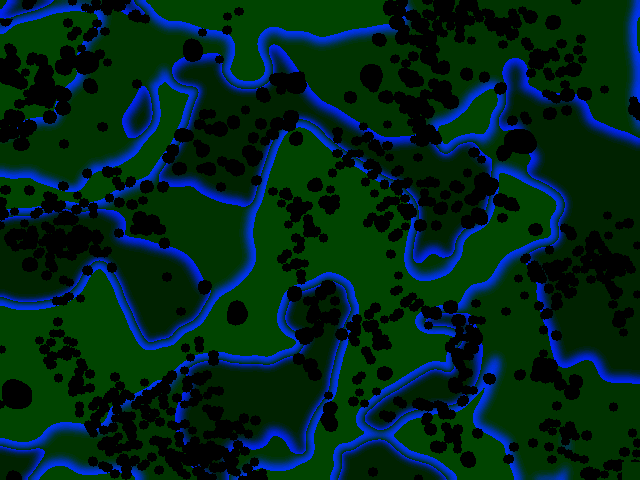
#> input picture docker/data/maps/map_102.png, 640 x 480 px
$ python label_replacer.py ../docker/data/maps/map_102.png
#> lines starting #> are read from the running program, lines starting #| are printed output that depends on the picture
### helper_scripts/map_conversion_functions.py
import numpy as np
import cv2
import copy


def color2label(input_labels, num_classes=15):
    input_label = copy.deepcopy(input_labels)
    _step = num_classes / 255.0

    # apply binning on label values -> denoise
    _label = np.round(input_label * _step).astype(int)

    # decode labels from image values
    _out = _label[:, :, 0] + _label[:, :, 1] * num_classes + _label[:, :, 2] * num_classes ** 2
    return _out


def label2color(labels, num_classes=15):
    label = copy.deepcopy(labels)
    _step = num_classes #/ 255.0
    _devision1 = label // (num_classes * num_classes)
    _residual1 = label % (num_classes * num_classes)

    # second devision step
    _devision2 = _residual1 // num_classes
    _residual2 = _residual1 % num_classes

    # check if numbers are in boundary
    if type(label) is not int:
        if (_devision1*_step > num_classes).any():
            _devision1 = num_classes
            print('WARNING: Label class exceeded limit of class ID! TSS sets highest label level value to 255')
    else:
        if (_devision1*_step > num_classes):
            _devision1 = num_classes
            print('WARNING: Label class exceeded limit of class ID! TSS sets highest label level value to 255')

    # calculate resulting BGR vec
    _bgr_value = np.asarray([_residual2*int((255.0/_step)), _devision2*int((255.0/_step)), _devision1*int((255.0/_step))])
    if len(_bgr_value.shape) > 1:
        cv2.merge(_bgr_value)
        _bgr_value = np.swapaxes(_bgr_value, 0, 1)
        _bgr_value = np.swapaxes(_bgr_value, 1, 2)

    # return RGB value
    return _bgr_value.astype("uint8")

### helper_scripts/label_replacer.py
import copy
import os
import io
import cv2
import errno
import argparse
import numpy as np
import yaml as YAML
from map_conversion_functions import label2color, color2label


def parse_arguments():
    parser = argparse.ArgumentParser(description='Replaces labels in a given map file.')
    parser.add_argument('source', type=str,
                        help='input file (map) or folder')
    parser.add_argument('--dest', dest='destination_folder', type=str, default="",
                        help='output folder where new maps shall be stored')
    parser.add_argument('-o', dest='override_all', action='store_true',
                        help='override all files')
    parser.add_argument('-n', dest='num_classes', type=int, default=15,
                        help='number of data classes used for segmentation', required=False)
    parser.add_argument('--map', dest='map_yaml', type=str, default=None,
                        help='yaml file used to directly map labels to new ones', required=False)
    parser.add_argument('-s', dest='supress_ending', action='store_true',
                        help='supress post-fix for output file')
    parser.add_argument('-pf', dest='post_fix', type=str, default=None,
                        help='alternative post-fix for file', required=False)

    args = parser.parse_args()
    return args


def read_yaml_config_file(path):
    result = {}
    if path is not None:
        if path != "":
            try:
                if os.path.isfile(path) and ".yaml" in path:
                    with open(path, "r") as stream:
                        output = io.StringIO()
                        for line in stream:
                            if '\t' in line:
                                line = line.replace('\t', '')
                            output.write(line)
                        result = YAML.safe_load(output.getvalue())
                else:
                    print("The specified config file can not be found: " + path)
                    raise FileNotFoundError
            except FileNotFoundError:
                result = {}
            except:
                result = {}
        else:
            result = {}
    else:
        result = {}
    return result


def change_labels(map_file, results_folder, num_classes, override_all=False, map_yaml=None, supress_ending=False,
                  post_fix=None):
#> called with map_file = '../docker/data/maps/map_102.png', results_folder = '.', num_classes = 15, override_all = False, supress_ending = False
    try:
        img = cv2.imread(map_file)
#> img is the input picture: shape (480, 640, 3); mean B, G, R 26.9, 39.3, 0

    except:
        print("Error while reading file: " + map_file)
        return False

    map_path, map_file_name = os.path.split(map_file)
    map_name = map_file_name.split(".")[0]

    labels = color2label(img, num_classes)
#> in color2label, `_out = _label[:, :, 0] + _label[:, :, 1] * num_classes + _label[:, :, ..`:
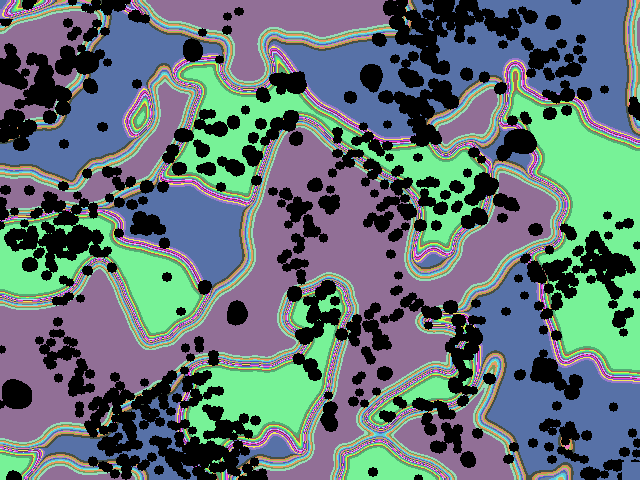
#> _out: shape (480, 640) int64; 32 distinct labels, from 0 to 60; one colour per label, 0 black

    unique_labels = []
    label_count = {}
    label_color = {}
    new_label = {}

    for i in range(img.shape[0]):
        for j in range(img.shape[1]):
            label = labels[i, j]
            if label not in unique_labels:
                unique_labels.append(label)
                label_count[label] = 0
                label_color[label] = img[i, j]
                new_label[label] = label
            label_count[label] += 1
#> after the loop, label_color = 32 items; label_count = 32 items; new_label = 32 items; unique_labels = 32 values, max 60 at index 28, min 0 at index 14, mean 43.59

    unique_labels.sort()

    setup_finished = False
    if map_yaml is not None:
        map_data = read_yaml_config_file(map_yaml)
        if map_data != {}:
            replacement_counter = 0
            for label in new_label:
                if label in map_data.keys():
                    new_label[label] = map_data[label]
                    replacement_counter += 1
            if replacement_counter > 0:
                setup_finished = True
            else:
                return False

    while not setup_finished:
        os.system('clear')
        print("The following colors/labels were found in th image file " + map_file_name + ": ")
        print(" ")
        print("ID" + " " + "Label" + " " + "(b, g, r)" + " ==> " + "New Label")
        for i, label in enumerate(unique_labels):
            if new_label[label] == label:
                print(str(i).zfill(2) + " " + str(label).zfill(4) + " " + str(label2color(label, num_classes)) + " ... " + "unchanged")
            else:
                print(str(i).zfill(2) + " " + str(label).zfill(4) + " " + str(label2color(label, num_classes)) + " ==> " + str(new_label[label]) + " " + str(label2color(new_label[label], num_classes)))

        print(" ")
        print(" ")
        print("Options: ")
        print("A ... Abort")
        print("D ... Done editing, create file!")
        print("S ... Skipp image")
        print("X ... Change label X")
        print(" ")
        decision = input("What do you want to do: ")

        decision = decision.casefold()

        if decision == "s":
            return False
        elif decision == "a":
            exit(1)
        elif decision == "d":
            setup_finished = True
        elif decision.isnumeric():
            if 0 <= int(decision) < len(unique_labels):
                label_to_change = unique_labels[int(decision)]
                correct_label_entered = False
                while not correct_label_entered:
                    os.system('clear')
                    print("Image file  " + map_file_name + ": ")
                    new_label_entered = input("What do you want to change label " + str(label_to_change) + " to? ")
                    if new_label_entered.isnumeric():
                        new_label_entered = int(new_label_entered)
                        if 0 <= new_label_entered <= num_classes**3+num_classes**2-1:
                            new_label[label_to_change] = new_label_entered
                            correct_label_entered = True
                        else:
                            correct_label_entered = False
                    else:
                        correct_label_entered = False
            setup_finished = False

        else:
            setup_finished = False

    new_labels = copy.deepcopy(labels)
    new_img = copy.deepcopy(img)

    for i in range(new_labels.shape[0]):
        for j in range(new_labels.shape[1]):
            new_labels[i, j] = new_label[labels[i, j]]
            new_img[i, j] = label2color(new_label[labels[i, j]], num_classes)

    os.system('clear')
    if post_fix is None:
        post_fix = "_replaced"
    if supress_ending:
        post_fix = ""
    output_file = os.path.join(results_folder, map_name + post_fix + ".png")
    print("New image file for file " + map_file_name + " will be stored at: \n" + output_file)
    if not os.path.isfile(output_file) or override_all:
        cv2.imwrite(output_file, new_img)
    else:
        input_override = input("Do you want to override file [Y]/n: \n" + output_file + "\n")
        input_override = input_override.casefold()
        if input_override == "y" or input_override == "":
            cv2.imwrite(output_file, new_img)
        else:
            return False
    return True


# Press the green button in the gutter to run the script.
if __name__ == '__main__':

    arguments = parse_arguments()

    source = arguments.source
    results_folder = arguments.destination_folder
    maps = []

    try:
        if os.path.isdir(source):
            files = os.listdir(source)
            for file in files:
                path_to_test = os.path.join(source, file)
                if os.path.isfile(path_to_test) and ".png" in file:
                    maps.append(path_to_test)
            if not maps:
                print("No .png files found in the specified source folder: " + source)
                raise ImportError
        elif os.path.isfile(source) and ".png" in source:
            maps.append(source)
        else:
            print("The specified source can not be found or used: " + source)
            raise ImportError
    except ImportError:
        exit(errno.ENOENT)
    except:
        print("Unknown error occurred during folder setup.")
        exit(1)

    if not os.path.isdir(results_folder):
        results_folder = os.path.curdir

    map_yaml = arguments.map_yaml
    if map_yaml is not None:
        if not os.path.isfile(map_yaml):
            text_line = "The specified map file was not found: " + map_yaml
            input(text_line)

    file_counter = 0
    maps.sort()

    for map_file in maps:
#> (the run stopped early here; a loop or call above may not have finished)

$ run again, on docker/data/maps/map_111.png
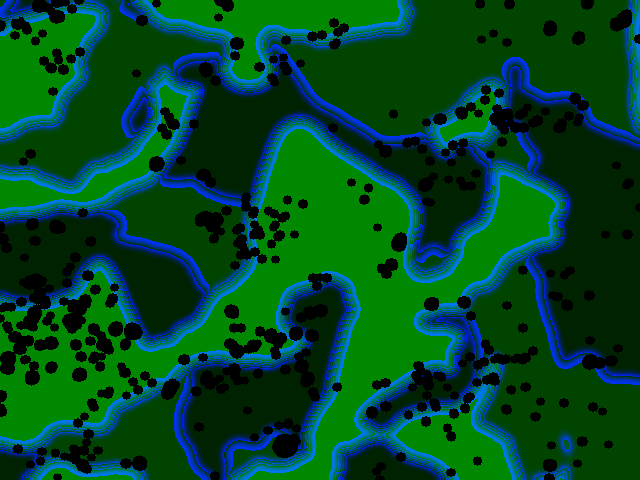
#> input picture docker/data/maps/map_111.png, 640 x 480 px
#> in change_labels, img is the input picture: shape (480, 640, 3); mean B, G, R 35.2, 72.8, 0
#> in color2label, `_out = _label[:, :, 0] + _label[:, :, 1] * num_classes + _label[:, :, ..`:
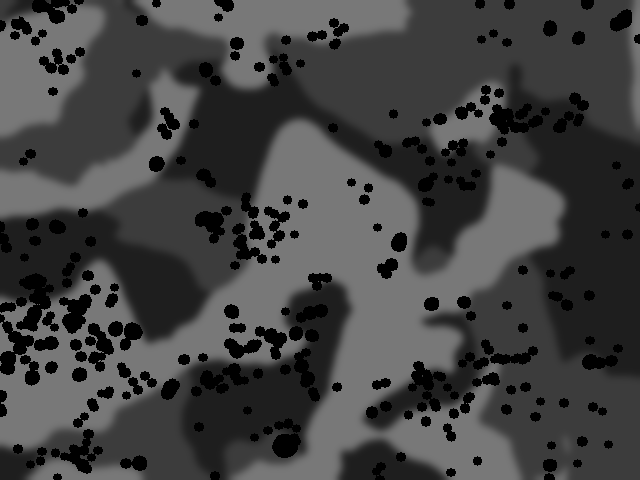
#> _out: shape (480, 640) int64; min 0, max 120, mean 66.3
#> after the loop in change_labels, `for i in range(img.shape[0]):`: label_color = 92 items; unique_labels = 92 values, max 120 at index 54, min 0 at index 19, mean 74.18

$ run again, on docker/data/maps/map_113.png
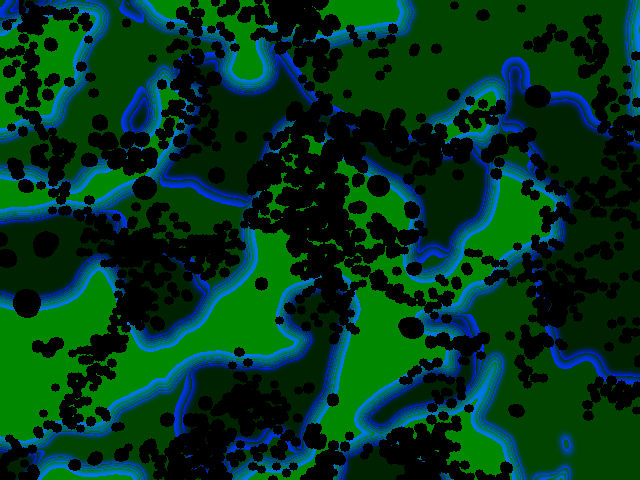
#> input picture docker/data/maps/map_113.png, 640 x 480 px
#> in change_labels, img is the input picture: shape (480, 640, 3); mean B, G, R 26.5, 55.3, 0
#> in color2label, `_out = _label[:, :, 0] + _label[:, :, 1] * num_classes + _label[:, :, ..`:
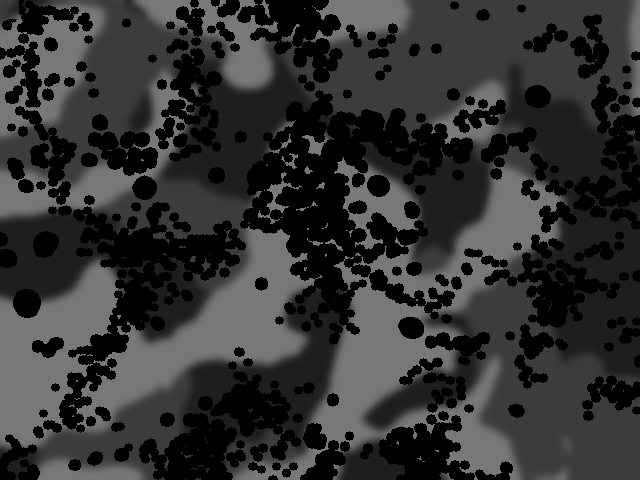
#> _out: shape (480, 640) int64; min 0, max 120, mean 50.4
#> after the loop in change_labels, `for i in range(img.shape[0]):`: label_color = 92 items; unique_labels = 92 values, max 120 at index 60, min 0 at index 13, mean 74.18
